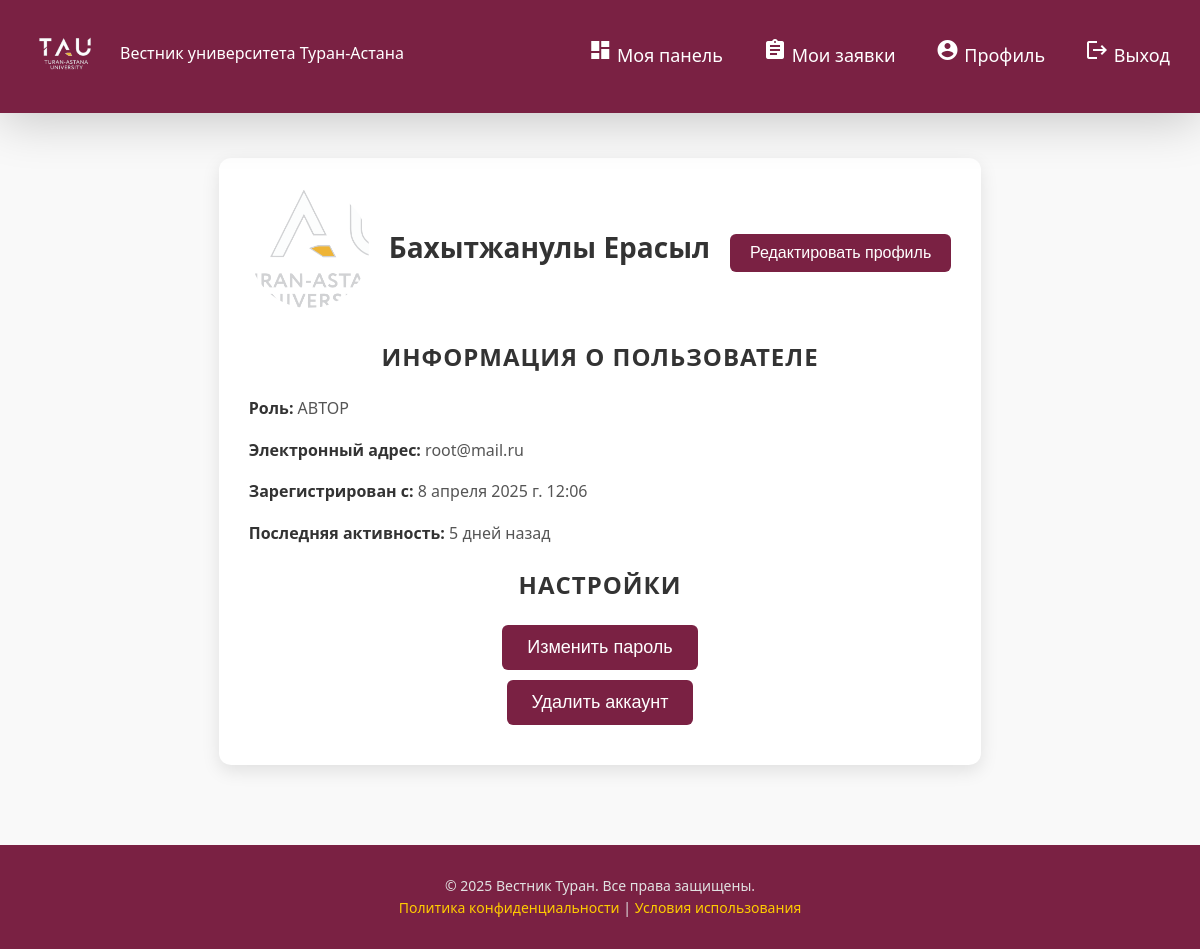
The app's page /users/profile/ (signed in) with its own data.
### users/models.py (models this page shows, shortened)
class CustomUser(AbstractUser):
    AUTHOR = "АВТОР"
    REDACTOR = "РЕДАКТОР"
    REVIEWER = "РЕЦЕНЗИСТ"
    choices = {
        AUTHOR: "АВТОР",
        REDACTOR: "РЕДАКТОР",
        REVIEWER: "РЕЦЕНЗИСТ",
    }
    first_name = models.CharField(max_length=255)
    last_name = models.CharField(max_length=255)
    role = models.CharField(max_length=255, choices=choices, default=AUTHOR)

### users/views.py (the view)
# urls.py: path("profile/", ProfileView.as_view(), name="profile"),
class ProfileView(LoginRequiredMixin, DetailView):
    model = CustomUser
    template_name = "users/profile.html"
    login_url = '/users/login/'
    def get_object(self, queryset=None):
        return self.request.user
    def dispatch(self, request, *args, **kwargs):
        user = request.user
        return super().dispatch(request, *args, **kwargs)
    def get(self, request, *args, **kwargs):
        self.object = self.get_object()
        context = self.get_context_data(object=self.object)
        if self.request.user.role == CustomUser.REDACTOR:
            return render(request, "users/redactor-profile.html", context)
        if self.request.user.role == CustomUser.REVIEWER:
            return render(request, "users/redactor-profile.html", context)
        return render(request, "users/profile.html", context)

### users/templates/users/profile.html (shortened to what this page needs)
{% extends 'base.html' %}
{% load static %}
{% block css %}
  <link rel="stylesheet" href="{% static 'css/profile.css' %}">
{% endblock %}
{% block content %}
  <main class="main-content">
    <section class="profile-section">
      <div class="profile-header">
        <img src="{% static 'images/logo (1).png' %}" alt="Profile Picture" class="profile-img">
        <h1 class="profile-name">{{ object.first_name }} {{ object.last_name }}</h1>
        <button class="btn-edit-profile">Редактировать профиль</button>
      </div>
      <div class="profile-details">
        <h2>Информация о пользователе</h2>
        <div class="profile-info">
          <p><strong>Роль:</strong> {{ object.role }}</p>
          <p><strong>Электронный адрес:</strong> {{ object.email }}</p>
          <p><strong>Зарегистрирован с:</strong> {{ object.date_joined }}</p>
          <p><strong>Последняя активность:</strong> 5 дней назад</p>
        </div>
      </div>
      <div class="profile-actions">
        <h2>Настройки</h2>
        <button class="btn">Изменить пароль</button>
        <button class="btn">Удалить аккаунт</button>
      </div>
    </section>
  </main>
{% endblock %}

### static/css/profile.css (style rules this page uses)
.main-content { padding: 40px 20px; max-width: 1200px; margin: 0 auto; flex-grow: 1; }
.profile-section { background-color: #ffffff; border-radius: 12px; box-shadow: 0 6px 18px rgba(0, 0, 0, 0.1); padding: 30px; animation: fadeInUp 1s ease-out; }
.profile-header { display: flex; align-items: center; justify-content: center; margin-bottom: 30px; }
.profile-img { width: 120px; height: 120px; border-radius: 50%; object-fit: cover; margin-right: 20px; }
.profile-name { margin-right: 20px; font-size: 28px; font-weight: bold; color: #333; }
.btn-edit-profile { background-color: rgba(114,20,56,0.9411764705882353); color: white; padding: 10px 20px; font-size: 16px; border: none; border-radius: 6px; cursor: pointer; margin-top: 10px; transition: background-color 0.3s ease; }
.profile-details h2 { font-size: 24px; color: #333; margin-bottom: 20px; text-align: center; }
.profile-info p { font-size: 16px; margin-bottom: 10px; color: #555; }
.profile-info strong { color: #333; }
.profile-actions h2 { font-size: 24px; color: #333; margin-bottom: 20px; text-align: center; }
.profile-actions .btn { background-color: rgba(114,20,56,0.9411764705882353); color: white; padding: 12px 25px; font-size: 18px; border: none; border-radius: 6px; cursor: pointer; display: block; margin: 10px auto; transition: background-color 0.3s ease, transform 0.3s ease; }
body { font-family: 'Segoe UI', Tahoma, Geneva, Verdana, sans-serif; margin: 0; padding: 0; background-color: #f9f9f9; color: #333; line-height: 1.6; min-height: 100vh; display: flex; flex-direction: column; }
h2 { color: #333; font-size: 32px; font-weight: 700; margin-bottom: 20px; text-align: center; text-transform: uppercase; letter-spacing: 1px; }
.btn { background-color: rgba(114,20,56,0.9411764705882353); color: white; padding: 12px 25px; font-size: 18px; border: none; border-radius: 6px; cursor: pointer; transition: background-color 0.3s ease, transform 0.3s ease; display: block; margin: 20px auto 0; }

### records on screen
CustomUser: first_name "Бахытжанулы", last_name "Ерасыл", role "АВТОР", email "root@mail.ru", date_joined "8 апреля 2025 г. 12:06"
